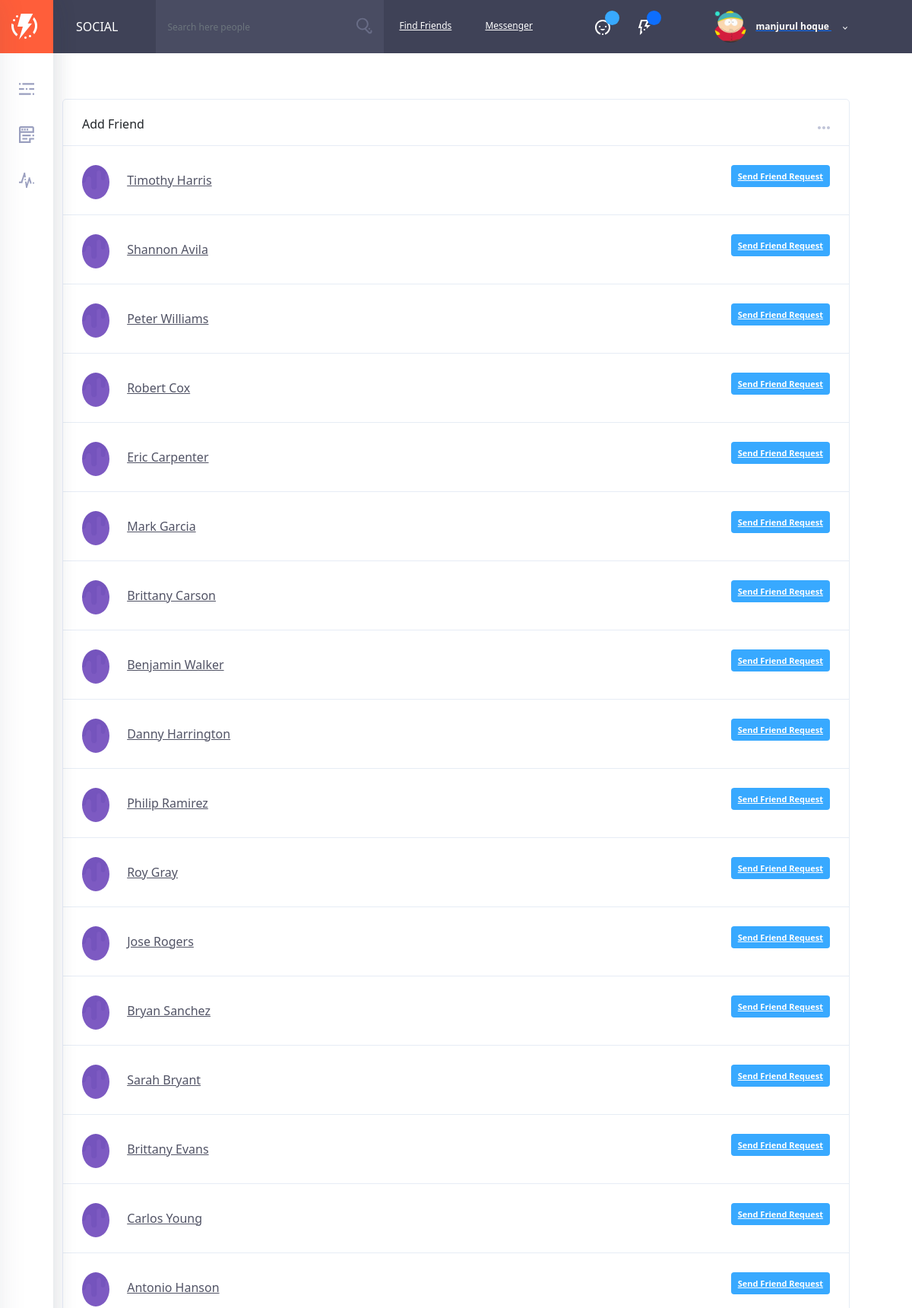
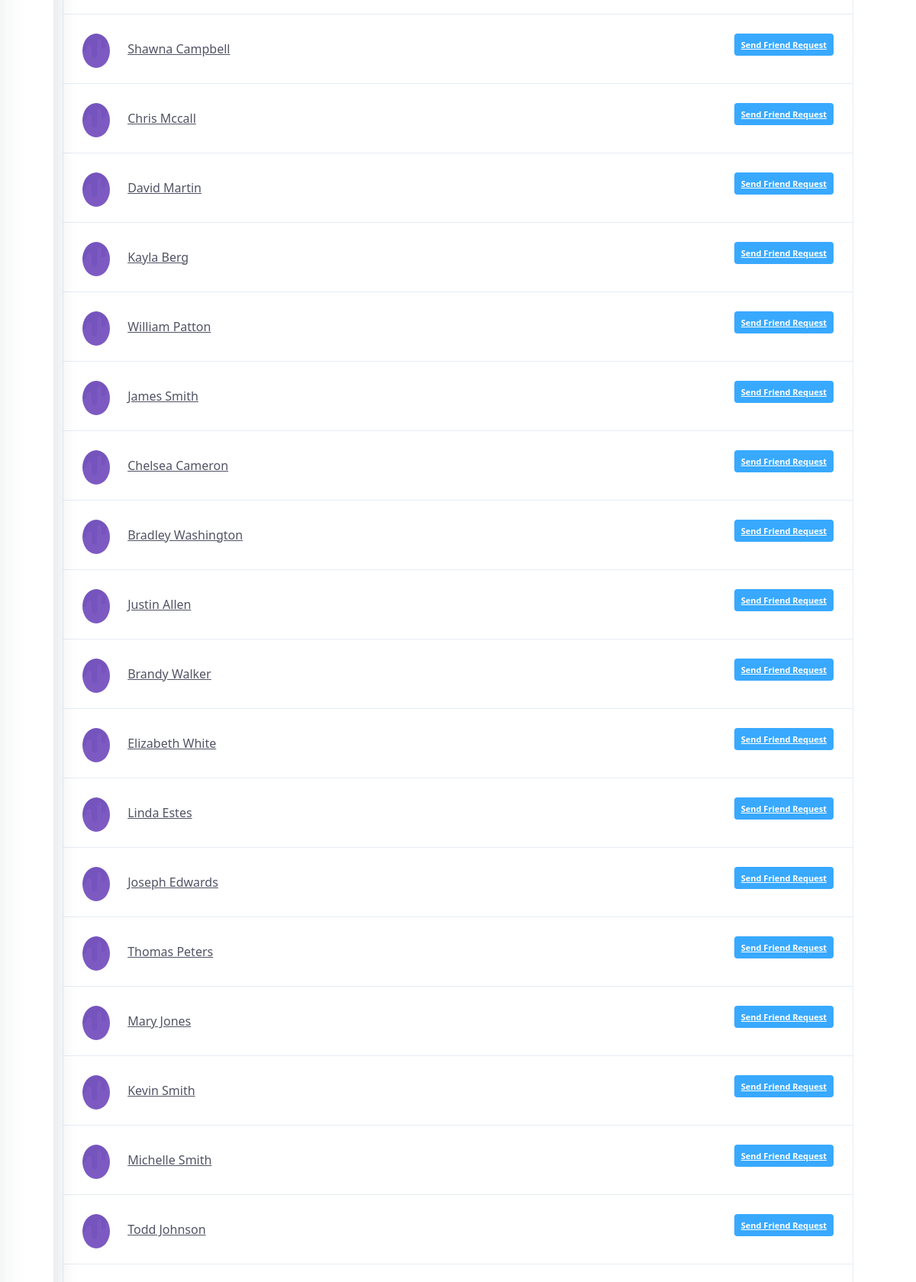
Screenshot of /find-friends (signed in, upper part) with the database file from the repository (2 pictures, top to bottom).
### accounts/models.py (models this page shows, shortened)
class User(AbstractUser):
    username = models.CharField(
        'username',
        max_length=50,
        unique=True,
        help_text='Required. 50 characters or fewer. Letters, digits and @/./+/-/_ only.',
        error_messages={
            'unique': "A user with that username already exists.",
        },
    )
    email = models.EmailField(unique=True, blank=False,
                              error_messages={
                                  'unique': "A user with that email already exists.",
                              })
    gender = models.CharField(max_length=20)
    status = models.BooleanField(default=False)
    about = models.TextField(blank=True)
    USERNAME_FIELD = "email"
    REQUIRED_FIELDS = ["username", "gender"]

### userprofile/models.py (models this page shows, shortened)
class Profile(models.Model):
    user = models.OneToOneField(User, on_delete=models.DO_NOTHING, related_name='profile')
    profile_image = models.ImageField(upload_to='avatars', default='avatars/guest.png')
    cover_image = models.ImageField(upload_to='avatars', default='avatars/cover.png')
    phone = models.CharField(max_length=20, blank=True)
    city = models.CharField(max_length=20, blank=True)
    country = models.CharField(max_length=20, blank=True)

### friends/views.py (the view)
# urls.py: path('find-friends', FindFriendsListView.as_view(), name="find-friends"),
class FindFriendsListView(LoginRequiredMixin, ListView):
    model = Friend
    context_object_name = 'users'
    template_name = "friends/find-friends.html"
    def get_queryset(self):
        current_user_friends = self.request.user.friends.values('id')
        sent_request = list(
            FriendshipRequest.objects.filter(Q(from_user=self.request.user))
            .exclude(to_user_id=self.request.user.id)
            .values_list('to_user_id', flat=True))
        users = User.objects.exclude(id__in=current_user_friends).exclude(id__in=sent_request).exclude(
            id=self.request.user.id)
        return users

### templates/friends/find-friends.html (shortened to what this page needs)
{% extends 'base.html' %}
{% load static %}
{% block content %}
    <div class="container">
        <div class="row">
            <div class="col col-xl-12 order-xl-2 col-lg-9 order-lg-2 col-md-12 order-md-1 col-sm-12 col-12">
                <div class="ui-block">
                    <div class="ui-block-title">
                        <h6 class="title">Add Friend</h6>
                        <a href="#" class="more">
                            <svg class="olymp-three-dots-icon">
                                <use xlink:href="svg-icons/sprites/icons.svg#olymp-three-dots-icon"></use>
                            </svg>
                        </a>
                    </div>
                    <ul class="notification-list friend-requests">
                        {% for user in users %}
                            <li>
                                <div class="author-thumb">
                                    {% if user.profile.profile_image.url %}
                                        <img src="{{ user.profile.profile_image.url }}" class="author-img" alt="author" style="height: 45px">
                                    {% else %}
                                        <img src="{% static 'img/bg-birthdays.jpg' %}" class="author-img" alt="author" style="height: 45px">
                                    {% endif %}
                                </div>
                                <div class="notification-event">
                                    <a href="#" class="h6 notification-friend">{{ user.get_full_name }}</a>
                                </div>
                                <span class="notification-icon">
                                    <a href="javascript:void(0)" data-url="{% url 'friends:send-request' user.username %}" class="add-butn add-friend accept-request" data-ripple="" data-friend="{{ user.username }}">
                                        Send Friend Request
                                    </a>
                                </span>
                            </li>
                        {% endfor %}
                    </ul>
                </div>
            </div>
        </div>
    </div>
{% endblock %}

### templates/includes/header.html (shortened to what this page needs)
{% load static %}
<div class="fixed-sidebar">
    <div class="fixed-sidebar-left sidebar--small" id="sidebar-left">
        <a href="{% url 'core:home' %}" class="logo">
            <div class="img-wrap">
                <img src="{% static 'img/logo.webp' %}" alt="olympus">
            </div>
        </a>
        <div class="mCustomScrollbar" data-mcs-theme="dark">
            <ul class="left-menu">
                <li>
                    <a href="#" class="js-sidebar-open">
                        <svg class="olymp-menu-icon left-menu-icon" data-toggle="tooltip" data-placement="right"
                             data-original-title="OPEN MENU">
                            <use xlink:href="#olymp-menu-icon"></use>
                        </svg>
                    </a>
                </li>
                <li>
                    <a href="{% url 'core:home' %}">
                        <svg class="olymp-newsfeed-icon left-menu-icon" data-toggle="tooltip" data-placement="right"
                             data-original-title="NEWSFEED">
                            <use xlink:href="#olymp-newsfeed-icon"></use>
                        </svg>
                    </a>
                </li>
                <li>
                    <a href="{% url 'profile:edit-profile' %}">
                        <svg class="olymp-stats-icon left-menu-icon" data-toggle="tooltip" data-placement="right"
                             data-original-title="My profile">
                            <use xlink:href="#olymp-stats-icon"></use>
                        </svg>
                    </a>
                </li>
            </ul>
        </div>
    </div>
</div>
<header class="header" id="site-header">
    <div class="page-title" style="cursor: pointer;" data-link="{% url 'core:home' %}"
         onclick="window.location.href=$(this).data('link');">
        <h6>Social</h6>
    </div>
    <div class="header-content-wrapper">
        <form class="search-bar w-search notification-list friend-requests">
            <div class="form-group with-button">
                <input class="form-control js-user-searchh" placeholder="Search here people" type="text">
                <button>
                    <svg class="olymp-magnifying-glass-icon">
                        <use xlink:href="#olymp-magnifying-glass-icon"></use>
                    </svg>
                </button>
            </div>
        </form>
        <a href="{% url 'friends:find-friends' %}" class="link-find-friend">Find Friends</a>
        <a href="{% url 'communications:all-messages' %}" class="link-find-friend">Messenger</a>
        <div class="control-block">
            <div class="control-icon more has-items">
                <svg class="olymp-happy-face-icon">
                    <use xlink:href="#olymp-happy-face-icon"></use>
                </svg>
                <div class="label-avatar bg-blue" id="total-friend-requests"></div>
            </div>
            <div class="control-icon more has-items">
                <svg class="olymp-thunder-icon">
                    <use xlink:href="#olymp-thunder-icon"></use>
                </svg>
                <div class="label-avatar bg-primary" id="notification-count"></div>
            </div>
            <div class="author-page author vcard inline-items more">
                <div class="author-thumb">
                    <img alt="author" src="{{ user.profile.profile_image.url }}" style="width: 42px; height: 42px"
                         class="avatar">
                    <span class="icon-status online"></span>
                </div>
                <a href="#" class="author-name fn">
                    <div class="author-title">
                        {{ user.get_full_name }}
                        <svg class="olymp-dropdown-arrow-icon">
                            <use xlink:href="#olymp-dropdown-arrow-icon"></use>
                        </svg>
                    </div>
                </a>
            </div>
        </div>
    </div>
</header>
<div class="header-spacer"></div>

### static/css/custom.css (style rules this page uses)
.author-img { width: 36px; height: 36px; }

### static/css/chat.css (style rules this page uses)
body { margin-top: 20px; }

### rows the page displays
User: profile.profile_image (picture), get_full_name "manjurul hoque"
User: get_full_name "Timothy Harris"
User: get_full_name "Shannon Avila"
User: get_full_name "Peter Williams"
User: get_full_name "Robert Cox"
User: get_full_name "Eric Carpenter"
User: get_full_name "Mark Garcia"
User: get_full_name "Brittany Carson"
User: get_full_name "Benjamin Walker"
User: get_full_name "Danny Harrington"
User: get_full_name "Philip Ramirez"
User: get_full_name "Roy Gray"
User: get_full_name "Jose Rogers"
User: get_full_name "Bryan Sanchez"
User: get_full_name "Sarah Bryant"
User: get_full_name "Brittany Evans"
User: get_full_name "Carlos Young"
User: get_full_name "Antonio Hanson"
User: get_full_name "Shawna Campbell"
User: get_full_name "Chris Mccall"
User: get_full_name "David Martin"
User: get_full_name "Kayla Berg"
User: get_full_name "William Patton"
User: get_full_name "James Smith"
User: get_full_name "Chelsea Cameron"
User: get_full_name "Bradley Washington"
User: get_full_name "Justin Allen"
User: get_full_name "Brandy Walker"
User: get_full_name "Elizabeth White"
User: get_full_name "Linda Estes"
User: get_full_name "Joseph Edwards"
User: get_full_name "Thomas Peters"
User: get_full_name "Mary Jones"
User: get_full_name "Kevin Smith"
User: get_full_name "Michelle Smith"
User: get_full_name "Todd Johnson"
